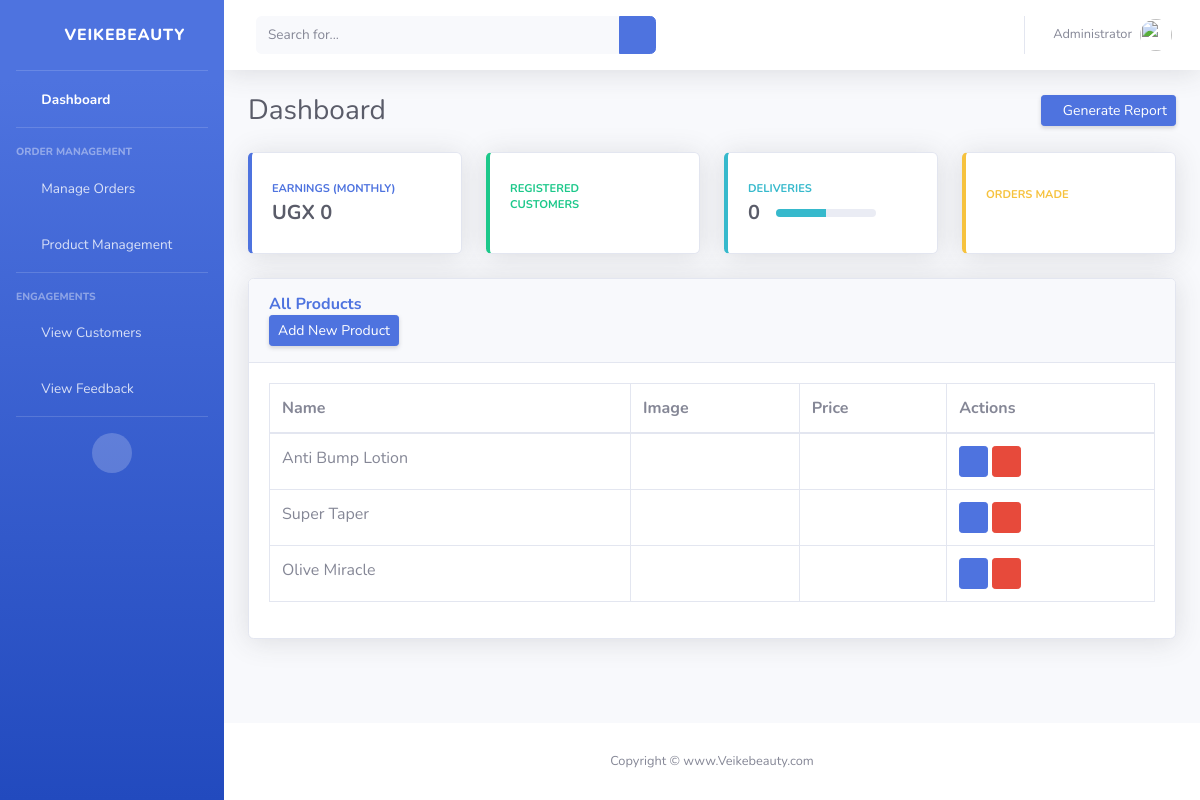
The app's page /admin-products (signed in), older data.
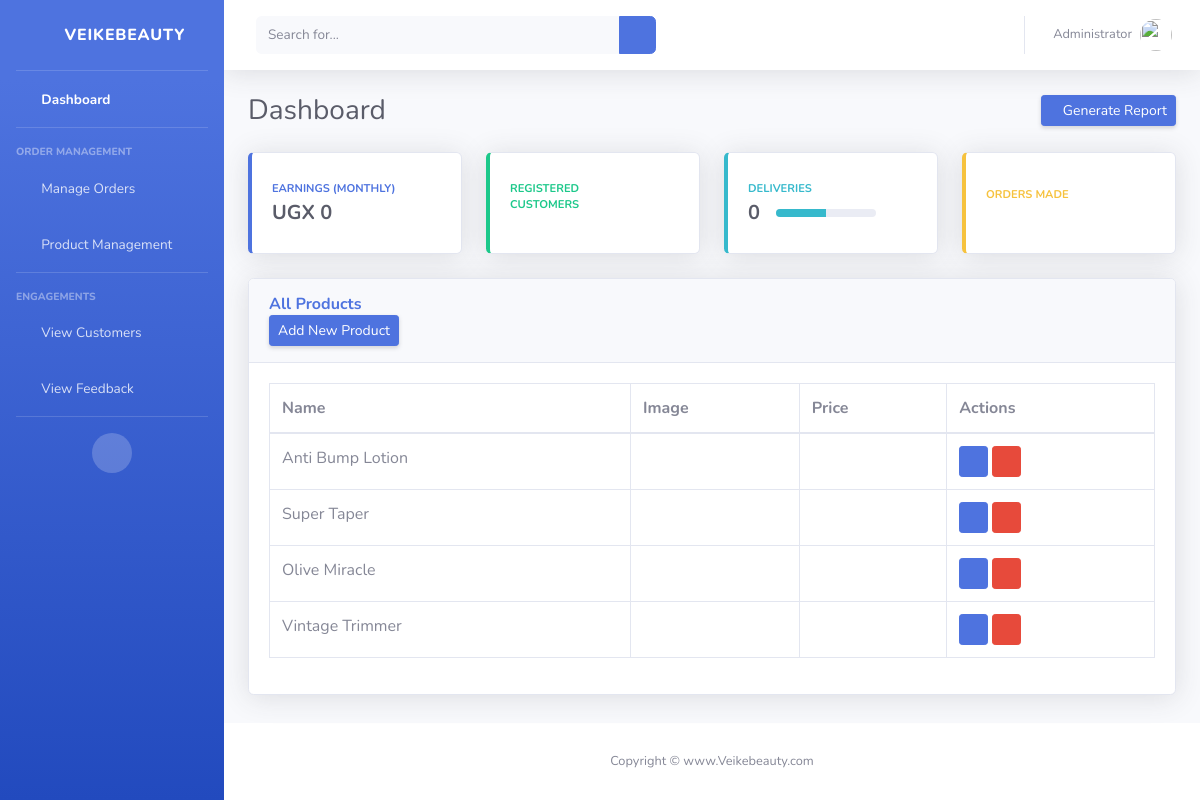
The same page, newer data.
### ecom/models.py (models this page shows, shortened)
class Product(models.Model):
    name = models.CharField(max_length=40)
    category = models.ForeignKey(Category, on_delete=models.CASCADE)
    subcategory = models.ForeignKey(SubCategory, on_delete=models.CASCADE, null=True, blank=True)
    featured = models.BooleanField(default=False)
    deal_of_the_day = models.BooleanField(default=False)
    best_seller = models.BooleanField(default=False)
    new_arrival = models.BooleanField(default=False)
    trending = models.BooleanField(default=False)
    top_rated = models.BooleanField(default=False)
    inventory = models.PositiveIntegerField(default=0)
    number_in_stock = models.PositiveIntegerField(default=0)
    selling_price = models.PositiveIntegerField(default=0)
    discount_price = models.PositiveIntegerField(default=0)
    short_description = models.CharField(max_length=40, default="")
    long_description = models.TextField(max_length=1000, default="")
    images = models.ManyToManyField(Image, blank=True, related_name='product_images')

### ecom/views.py (the view)
# urls.py: path('admin-products', views.admin_products_view,name='admin-products'),
@login_required(login_url='adminlogin')
def admin_products_view(request):
    products=models.Product.objects.all()
    return render(request,'adminDashboard/manage_products.html',{'products':products})

### templates/adminDashboard/manage_products.html (shortened to what this page needs)
{% extends 'adminDashboard/base.html' %}
{% load static %}
{% block content %}
<div class="card shadow mb-4">
    <div class="card-header py-3">
        <h6 class="m-0 font-weight-bold text-primary">All Products</h6>
        <a href="/admin-add-product" class="d-none d-sm-inline-block btn btn-sm btn-primary shadow-sm"><span class="text">Add New Product</span> </a>
    </div>
    <div class="card-body">
        <div class="table-responsive">
            <table class="table table-bordered" id="dataTable" width="100%" cellspacing="0">
                <thead>
                    <tr>
                        <th>Name</th>
                        <th>Image</th>
                        <th>Price</th>
                        <th>Actions</th>
                    </tr>
                </thead>
                <tbody>
                    {% if products %}
                    {% for p in products %}
                        <tr>
                            <td>{{ p.name }}</td>
                            <td>
                            </td>
                            <td>{{ p.price }}</td>
                            <td>
                                <a class="btn btn-primary btn-sm" href="{% url 'update-product' p.id %}"><i class="fas fa-info-circle"></i></a>
                                <a class="btn btn-danger btn-sm" href="{% url 'delete-product' p.id %}"><i class="fas fa-trash"></i></a>
                            </td>
                        </tr>
                    {% endfor %}
                {% else %}
                    <tr>
                        <td colspan="4">
                            <h1>No Products!!</h1>
                        </td>
                    </tr>
                {% endif %}
                </tbody>
            </table>
        </div>
    </div>
</div>
{% endblock %}

### templates/adminDashboard/base.html (shortened to what this page needs)
{% load static %}
<!DOCTYPE html>
<html lang="en">
<head>
    <link href="{% static 'admin-styling/vendor/fontawesome-free/css/all.min.css'%}" rel="stylesheet" type="text/css">
    <link href="{% static 'admin-styling/css/sb-admin-2.min.css' %}" rel="stylesheet">
</head>
<body id="page-top">
    <div id="wrapper">
        <ul class="navbar-nav bg-gradient-primary sidebar sidebar-dark accordion" id="accordionSidebar">
            <a class="sidebar-brand d-flex align-items-center justify-content-center" href="/">
                <div class="sidebar-brand-icon rotate-n-15">
                    <i class="fas fa-laugh-wink"></i>
                </div>
                <div class="sidebar-brand-text mx-3">Veikebeauty</div>
            </a>
            <hr class="sidebar-divider my-0">
            <li class="nav-item active">
                <a class="nav-link" href="/admindashboard">
                    <i class="fas fa-fw fa-tachometer-alt"></i>
                    <span>Dashboard</span></a>
            </li>
            <hr class="sidebar-divider">
            <div class="sidebar-heading">
                Order Management
            </div>
            <li class="nav-item">
                <a class="nav-link collapsed" href="#" data-toggle="collapse" data-target="#collapseOne "
                    aria-expanded="true" aria-controls="collapseTwo">
                    <i class="fas fa-fw fa-cog"></i>
                    <span>Manage Orders</span>
                </a>
            </li>
            <li class="nav-item">
                <a class="nav-link collapsed" href="#" data-toggle="collapse" data-target="#collapseTwo"
                    aria-expanded="true" aria-controls="collapseTwo">
                    <i class="fas fa-fw fa-cog"></i>
                    <span>Product Management</span>
                </a>
            </li>
            <hr class="sidebar-divider">
            <div class="sidebar-heading">
                Engagements
            </div>
            <li class="nav-item">
                <a class="nav-link collapsed" href="/view-customer">
                    <i class="fas fa-fw fa-folder"></i>
                    <span>View Customers</span>
                </a>
            </li>
            <li class="nav-item">
                <a class="nav-link" href="/view-feedback">
                    <i class="fas fa-fw fa-chart-area"></i>
                    <span>View Feedback</span></a>
            </li>
            <hr class="sidebar-divider d-none d-md-block">
            <div class="text-center d-none d-md-inline">
                <button class="rounded-circle border-0" id="sidebarToggle"></button>
            </div>
        </ul>
        <div id="content-wrapper" class="d-flex flex-column">
            <div id="content">
                <nav class="navbar navbar-expand navbar-light bg-white topbar mb-4 static-top shadow">
                    <form
                        class="d-none d-sm-inline-block form-inline mr-auto ml-md-3 my-2 my-md-0 mw-100 navbar-search">
                        <div class="input-group">
                            <input type="text" class="form-control bg-light border-0 small" placeholder="Search for..."
                                aria-label="Search" aria-describedby="basic-addon2">
                            <div class="input-group-append">
                                <button class="btn btn-primary" type="button">
                                    <i class="fas fa-search fa-sm"></i>
                                </button>
                            </div>
                        </div>
                    </form>
                    <ul class="navbar-nav ml-auto">
                        <li class="nav-item dropdown no-arrow">
                            <a class="nav-link dropdown-toggle" href="#" id="userDropdown" role="button"
                                data-toggle="dropdown" aria-haspopup="true" aria-expanded="false">
                                <span class="mr-2 d-none d-lg-inline text-gray-600 small">Administrator</span>
                                <img class="img-profile rounded-circle"
                                    src="{%static 'admin-styling/img/undraw_profile.svg'%}">
                            </a>
                        </li>
                    </ul>
                </nav>
                <div class="container-fluid">
                    <div class="d-sm-flex align-items-center justify-content-between mb-4">
                        <h1 class="h3 mb-0 text-gray-800">Dashboard</h1>
                        <a href="#" class="d-none d-sm-inline-block btn btn-sm btn-primary shadow-sm"><i
                                class="fas fa-download fa-sm text-white-50"></i> Generate Report</a>
                    </div>
                    <div class="row">
                        <div class="col-xl-3 col-md-6 mb-4">
                            <div class="card border-left-primary shadow h-100 py-2">
                                <div class="card-body">
                                    <div class="row no-gutters align-items-center">
                                        <div class="col mr-2">
                                            <div class="text-xs font-weight-bold text-primary text-uppercase mb-1">
                                                Earnings (Monthly)</div>
                                            <div class="h5 mb-0 font-weight-bold text-gray-800">UGX 0</div>
                                        </div>
                                        <div class="col-auto">
                                            <i class="fas fa-calendar fa-2x text-gray-300"></i>
                                        </div>
                                    </div>
                                </div>
                            </div>
                        </div>
                        <div class="col-xl-3 col-md-6 mb-4">
                            <div class="card border-left-success shadow h-100 py-2">
                                <div class="card-body">
                                    <div class="row no-gutters align-items-center">
                                        <div class="col mr-2">
                                            <div class="text-xs font-weight-bold text-success text-uppercase mb-1">
                                                Registered Customers</div>
                                        </div>
                                        <div class="col-auto">
                                            <i class="fas fa-dollar-sign fa-2x text-gray-300"></i>
                                        </div>
                                    </div>
                                </div>
                            </div>
                        </div>
                        <div class="col-xl-3 col-md-6 mb-4">
                            <div class="card border-left-info shadow h-100 py-2">
                                <div class="card-body">
                                    <div class="row no-gutters align-items-center">
                                        <div class="col mr-2">
                                            <div class="text-xs font-weight-bold text-info text-uppercase mb-1">Deliveries
                                            </div>
                                            <div class="row no-gutters align-items-center">
                                                <div class="col-auto">
                                                    <div class="h5 mb-0 mr-3 font-weight-bold text-gray-800">0</div>
                                                </div>
                                                <div class="col">
                                                    <div class="progress progress-sm mr-2">
                                                        <div class="progress-bar bg-info" role="progressbar"
                                                            style="width: 50%" aria-valuenow="50" aria-valuemin="0"
                                                            aria-valuemax="100"></div>
                                                    </div>
                                                </div>
                                            </div>
                                        </div>
                                        <div class="col-auto">
                                            <i class="fas fa-clipboard-list fa-2x text-gray-300"></i>
                                        </div>
                                    </div>
                                </div>
                            </div>
                        </div>
                        <div class="col-xl-3 col-md-6 mb-4">
                            <div class="card border-left-warning shadow h-100 py-2">
                                <div class="card-body">
                                    <div class="row no-gutters align-items-center">
                                        <div class="col mr-2">
                                            <div class="text-xs font-weight-bold text-warning text-uppercase mb-1">
                                                Orders Made</div>
                                        </div>
                                        <div class="col-auto">
                                            <i class="fas fa-comments fa-2x text-gray-300"></i>
                                        </div>
                                    </div>
                                </div>
                            </div>
                        </div>
                    </div>
  {% block content %}
  {% endblock content %}
                </div>
            </div>
            <footer class="sticky-footer bg-white">
                <div class="container my-auto">
                    <div class="copyright text-center my-auto">
                        <span>Copyright &copy; www.Veikebeauty.com</span>
                    </div>
                </div>
            </footer>
        </div>
    </div>
</body>
</html>

Row changes from the older to the newer data that the page shows:
added Product: name "Vintage Trimmer"
